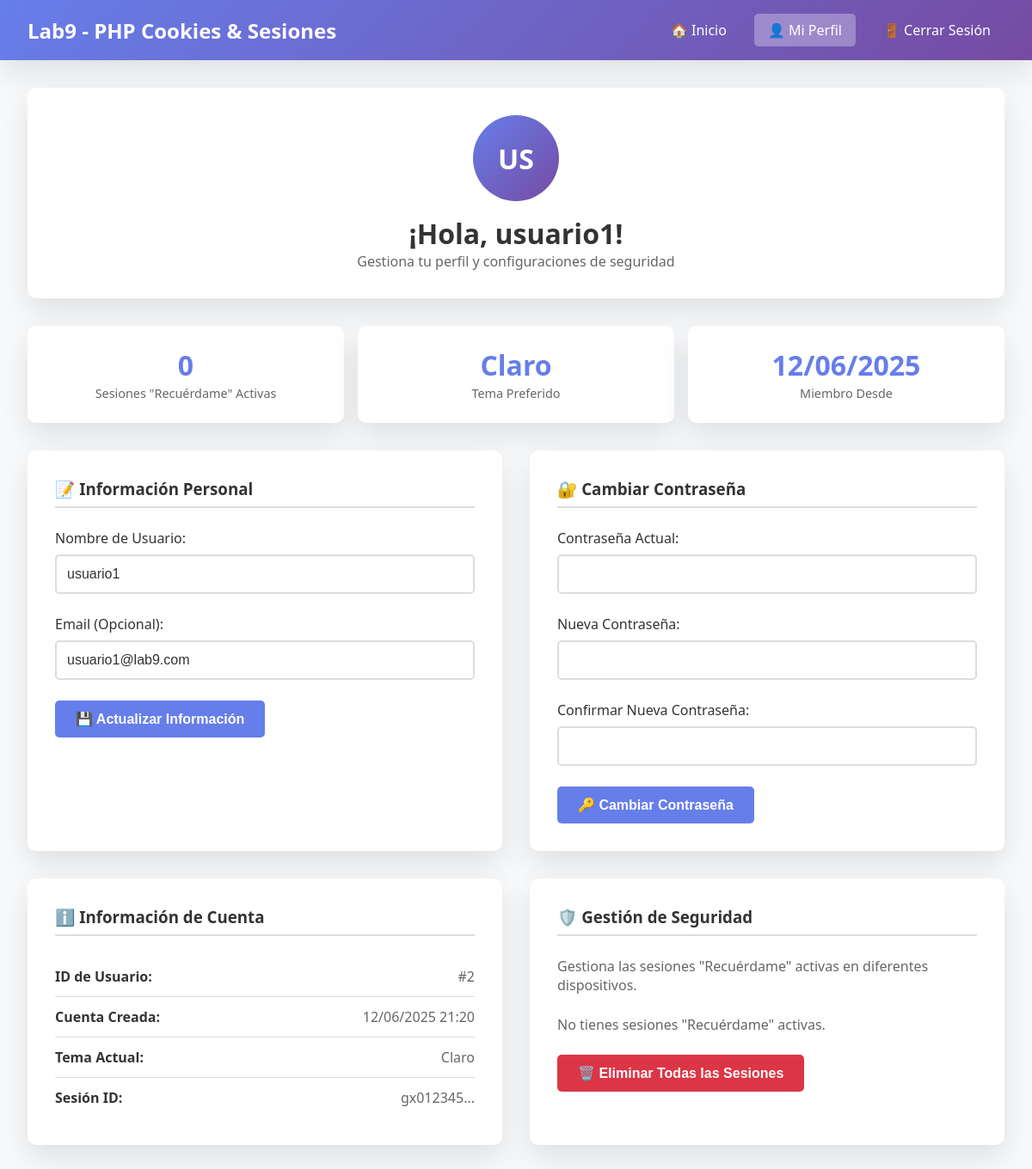
The page /perfil.php (signed in) on the database its author committed.
### tables this page shows
CREATE TABLE `usuarios` (
  `id` int(11) NOT NULL,
  `nombre_usuario` varchar(50) NOT NULL,
  `contraseña` varchar(255) NOT NULL,
  `email` varchar(100) DEFAULT NULL,
  `tema_preferido` varchar(10) DEFAULT 'claro',
  `created_at` timestamp NOT NULL DEFAULT current_timestamp()
);

### perfil.php (the view, shortened to what this page needs)
<?php
require_once 'config.php';
$tema_actual = $_SESSION['tema_preferido'] ?? 'claro';
$stmt = $pdo->prepare("SELECT * FROM usuarios WHERE id = ?");
$stmt->execute([$_SESSION['usuario_id']]);
$usuario = $stmt->fetch();
$stmt = $pdo->prepare("SELECT token, expira_en, created_at FROM tokens_recordar WHERE usuario_id = ? ORDER BY created_at DESC");
$stmt->execute([$_SESSION['usuario_id']]);
$tokens_activos = $stmt->fetchAll();
?>
<!DOCTYPE html>
<html lang="es">
<head>
</head>
<body class="tema-<?php echo $tema_actual; ?>">
    <header class="header">
        <div class="header-content">
            <div class="logo">Lab9 - PHP Cookies & Sesiones</div>
            <nav class="nav">
                <a href="inicio.php">🏠 Inicio</a>
                <a href="perfil.php" class="active">👤 Mi Perfil</a>
                <a href="logout.php">🚪 Cerrar Sesión</a>
            </nav>
        </div>
    </header>
    <main class="main-content">
        <div class="profile-header">
            <div class="profile-avatar">
                <?php echo strtoupper(substr($_SESSION['nombre_usuario'], 0, 2)); ?>
            </div>
            <h1>¡Hola, <?php echo htmlspecialchars($_SESSION['nombre_usuario']); ?>!</h1>
            <p style="color: var(--text-muted);">Gestiona tu perfil y configuraciones de seguridad</p>
        </div>
        <div class="stats-grid">
            <div class="stat-card">
                <span class="stat-number"><?php echo count($tokens_activos); ?></span>
                <span class="stat-label">Sesiones "Recuérdame" Activas</span>
            </div>
            <div class="stat-card">
                <span class="stat-number"><?php echo ucfirst($tema_actual); ?></span>
                <span class="stat-label">Tema Preferido</span>
            </div>
            <div class="stat-card">
                <span class="stat-number"><?php echo date('d/m/Y', strtotime($usuario['created_at'])); ?></span>
                <span class="stat-label">Miembro Desde</span>
            </div>
        </div>
        <div class="profile-cards">
            <div class="card">
                <h3>📝 Información Personal</h3>
                <form method="POST" action="">
                    <div class="form-group">
                        <label for="nombre_usuario">Nombre de Usuario:</label>
                        <input
                            type="text"
                            id="nombre_usuario"
                            name="nombre_usuario"
                            value="<?php echo htmlspecialchars($usuario['nombre_usuario']); ?>"
                            required
                        >
                    </div>
                    <div class="form-group">
                        <label for="email">Email (Opcional):</label>
                        <input
                            type="email"
                            id="email"
                            name="email"
                            value="<?php echo htmlspecialchars($usuario['email'] ?? ''); ?>"
                            placeholder="tu@email.com"
                        >
                    </div>
                    <button type="submit" name="actualizar_info" class="btn btn-primary">
                        💾 Actualizar Información
                    </button>
                </form>
            </div>
            <div class="card">
                <h3>🔐 Cambiar Contraseña</h3>
                <form method="POST" action="">
                    <div class="form-group">
                        <label for="password_actual">Contraseña Actual:</label>
                        <input
                            type="password"
                            id="password_actual"
                            name="password_actual"
                            required
                        >
                    </div>
                    <div class="form-group">
                        <label for="password_nuevo">Nueva Contraseña:</label>
                        <input
                            type="password"
                            id="password_nuevo"
                            name="password_nuevo"
                            required
                            minlength="6"
                        >
                    </div>
                    <div class="form-group">
                        <label for="password_confirmar">Confirmar Nueva Contraseña:</label>
                        <input
                            type="password"
                            id="password_confirmar"
                            name="password_confirmar"
                            required
                            minlength="6"
                        >
                    </div>
                    <button type="submit" name="cambiar_password" class="btn btn-primary">
                        🔑 Cambiar Contraseña
                    </button>
                </form>
            </div>
            <div class="card">
                <h3>ℹ️ Información de Cuenta</h3>
                <div class="info-item">
                    <span class="info-label">ID de Usuario:</span>
                    <span class="info-value">#<?php echo $usuario['id']; ?></span>
                </div>
                <div class="info-item">
                    <span class="info-label">Cuenta Creada:</span>
                    <span class="info-value"><?php echo date('d/m/Y H:i', strtotime($usuario['created_at'])); ?></span>
                </div>
                <div class="info-item">
                    <span class="info-label">Tema Actual:</span>
                    <span class="info-value"><?php echo ucfirst($tema_actual); ?></span>
                </div>
                <div class="info-item">
                    <span class="info-label">Sesión ID:</span>
                    <span class="info-value"><?php echo substr(session_id(), 0, 8) . '...'; ?></span>
                </div>
            </div>
            <div class="card">
                <h3>🛡️ Gestión de Seguridad</h3>
                <p style="color: var(--text-muted); margin-bottom: 1.5rem;">
                    Gestiona las sesiones "Recuérdame" activas en diferentes dispositivos.
                </p>
                <?php if (count($tokens_activos) > 0): ?>
                    <div class="token-list">
                        <?php foreach ($tokens_activos as $token): ?>
                            <div class="token-item">
                                <div><strong>Token:</strong> <?php echo substr($token['token'], 0, 16) . '...'; ?></div>
                                <div class="token-meta">
                                    Creado: <?php echo date('d/m/Y H:i', strtotime($token['created_at'])); ?> |
                                    Expira: <?php echo date('d/m/Y H:i', strtotime($token['expira_en'])); ?>
                                </div>
                            </div>
                        <?php endforeach; ?>
                    </div>
                <?php else: ?>
                    <p style="color: var(--text-muted);">No tienes sesiones "Recuérdame" activas.</p>
                <?php endif; ?>
                <form method="POST" action="" style="margin-top: 1.5rem;">
                    <button
                        type="submit"
                        name="eliminar_sesiones"
                        class="btn btn-danger"
                        onclick="return confirm('¿Estás seguro de eliminar todas las sesiones? Tendrás que iniciar sesión de nuevo en todos los dispositivos.')"
                    >
                        🗑️ Eliminar Todas las Sesiones
                    </button>
                </form>
            </div>
        </div>
    </main>
</body>
</html>

### perfil.php (style rules this page uses)
* { margin: 0; padding: 0; box-sizing: border-box; }
body.tema-claro { --bg-color: #f8f9fa; --bg-gradient: linear-gradient(135deg, #667eea 0%, #764ba2 100%); --container-bg: white; --text-color: #333; --text-muted: #666; --border-color: #ddd; --shadow: 0 15px 35px rgba(0, 0, 0, 0.1); --card-bg: white; --input-bg: white; }
:root { --bg-color: #f8f9fa; --bg-gradient: linear-gradient(135deg, #667eea 0%, #764ba2 100%); --container-bg: white; --text-color: #333; --text-muted: #666; --border-color: #ddd; --shadow: 0 15px 35px rgba(0, 0, 0, 0.1); --card-bg: white; --input-bg: white; }
body { font-family: 'Segoe UI', Tahoma, Geneva, Verdana, sans-serif; background: var(--bg-color); color: var(--text-color); min-height: 100vh; transition: background-color 0.3s ease, color 0.3s ease; }
.header { background: var(--bg-gradient); color: white; padding: 1rem 0; box-shadow: var(--shadow); }
.header-content { max-width: 1200px; margin: 0 auto; padding: 0 2rem; display: flex; justify-content: space-between; align-items: center; }
.logo { font-size: 1.5rem; font-weight: bold; }
.nav { display: flex; gap: 1rem; align-items: center; }
.nav a { color: white; text-decoration: none; padding: 0.5rem 1rem; border-radius: 5px; transition: background-color 0.3s ease; }
.nav a.active { background: rgba(255, 255, 255, 0.3); }
.main-content { max-width: 1200px; margin: 2rem auto; padding: 0 2rem; }
.profile-header { background: var(--card-bg); padding: 2rem; border-radius: 10px; box-shadow: var(--shadow); margin-bottom: 2rem; text-align: center; transition: background-color 0.3s ease; }
.profile-avatar { width: 100px; height: 100px; background: var(--bg-gradient); border-radius: 50%; margin: 0 auto 1rem; display: flex; align-items: center; justify-content: center; color: white; font-size: 2rem; font-weight: bold; }
.profile-cards { display: grid; grid-template-columns: repeat(auto-fit, minmax(400px, 1fr)); gap: 2rem; }
.card { background: var(--card-bg); padding: 2rem; border-radius: 10px; box-shadow: var(--shadow); transition: background-color 0.3s ease; }
.card h3 { color: var(--text-color); margin-bottom: 1.5rem; padding-bottom: 0.5rem; border-bottom: 2px solid var(--border-color); }
.form-group { margin-bottom: 1.5rem; }
.form-group label { display: block; margin-bottom: 0.5rem; color: var(--text-color); font-weight: 500; }
.form-group input { width: 100%; padding: 0.75rem; border: 2px solid var(--border-color); border-radius: 5px; background: var(--input-bg); color: var(--text-color); font-size: 1rem; transition: border-color 0.3s ease; }
.btn { padding: 0.75rem 1.5rem; border: none; border-radius: 5px; cursor: pointer; font-size: 1rem; font-weight: 600; transition: all 0.3s ease; text-decoration: none; display: inline-block; }
.btn-primary { background: #667eea; color: white; }
.btn-danger { background: #dc3545; color: white; }
.info-item { display: flex; justify-content: space-between; align-items: center; padding: 0.75rem 0; border-bottom: 1px solid var(--border-color); }
.info-item:last-child { border-bottom: none; }
.info-label { font-weight: 600; color: var(--text-color); }
.info-value { color: var(--text-muted); }
.stats-grid { display: grid; grid-template-columns: repeat(auto-fit, minmax(200px, 1fr)); gap: 1rem; margin-bottom: 2rem; }
.stat-card { background: var(--card-bg); padding: 1.5rem; border-radius: 10px; box-shadow: var(--shadow); text-align: center; transition: background-color 0.3s ease; }
.stat-number { font-size: 2rem; font-weight: bold; color: #667eea; display: block; }
.stat-label { color: var(--text-muted); font-size: 0.9rem; }

### rows shown on the page
usuarios: created_at "12/06/2025", nombre_usuario "usuario1", email "usuario1@lab9.com", id "2", created_at "12/06/2025 21:20"

### other values the page prints
substr($_SESSION['nombre_usuario'], 0, 2) "US"
$_SESSION['nombre_usuario'] "usuario1"
count($tokens_activos) "0"
$tema_actual "Claro"
substr(session_id(), 0, 8) "gx012345"
